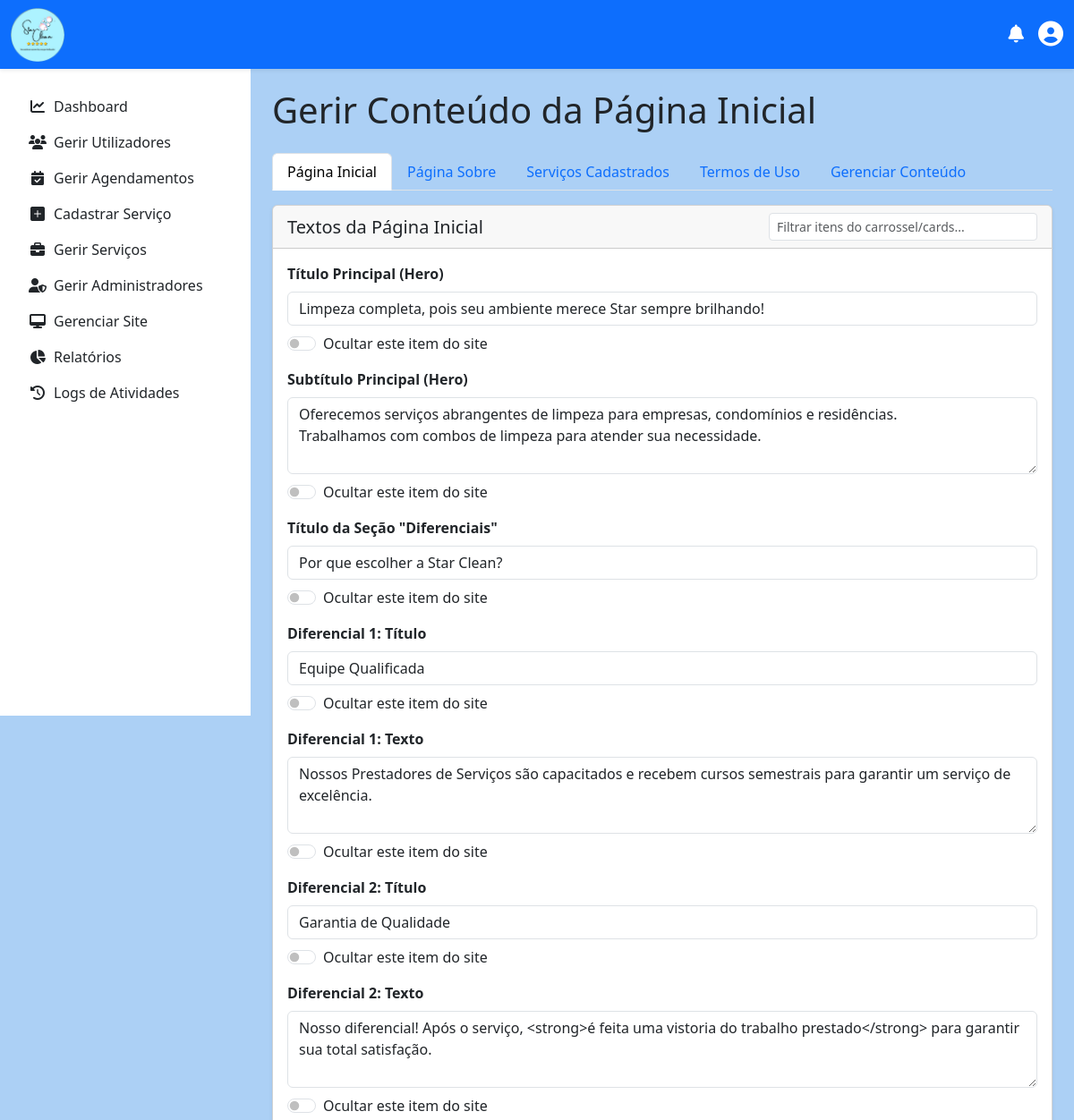
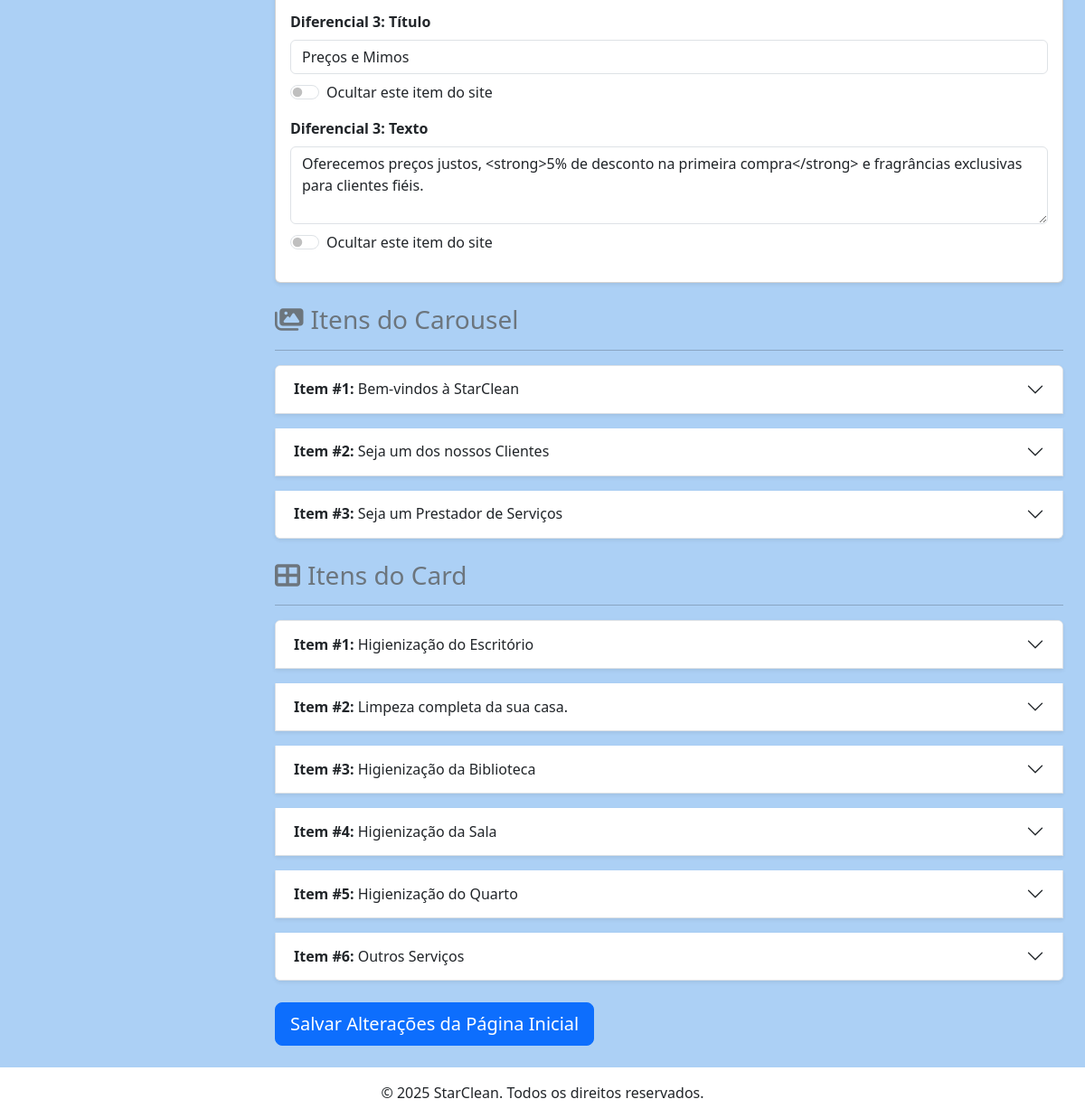
The app's page /admin/gerir_pagina_inicial.php (signed in) with its own data (2 pictures, top to bottom).
### tables this page shows
CREATE TABLE `conteudo_geral` (
  `id` int(11) NOT NULL,
  `chave` varchar(100) NOT NULL COMMENT 'Identificador único do conteúdo (ex: index_hero_titulo)',
  `titulo` varchar(255) NOT NULL COMMENT 'Descrição amigável para o admin (ex: Título Principal da Home)',
  `conteudo` text DEFAULT NULL COMMENT 'O texto ou URL da imagem',
  `tipo` enum('texto_simples','textarea','imagem') NOT NULL DEFAULT 'texto_simples' COMMENT 'Define o tipo de campo no formulário',
  `pagina` varchar(50) NOT NULL COMMENT 'Página a que o conteúdo pertence (ex: index, sobre)',
  `criado_por_admin_id` int(11) DEFAULT NULL,
  `editado_por_admin_id` int(11) DEFAULT NULL,
  `data_criacao` timestamp NOT NULL DEFAULT current_timestamp(),
  `data_edicao` timestamp NOT NULL DEFAULT current_timestamp() ON UPDATE current_timestamp(),
  `oculto` tinyint(1) DEFAULT 0
);

CREATE TABLE `conteudo_pagina_inicial` (
  `id` int(11) NOT NULL,
  `tipo_conteudo` enum('carousel','card') NOT NULL,
  `titulo` varchar(255) NOT NULL,
  `texto` text DEFAULT NULL,
  `imagem_url` varchar(255) DEFAULT NULL,
  `link_url` varchar(255) DEFAULT NULL,
  `texto_botao` varchar(100) DEFAULT NULL,
  `ordem` int(11) NOT NULL DEFAULT 0,
  `ativo` tinyint(1) NOT NULL DEFAULT 1,
  `criado_por_admin_id` int(11) DEFAULT NULL,
  `editado_por_admin_id` int(11) DEFAULT NULL,
  `data_criacao` timestamp NOT NULL DEFAULT current_timestamp(),
  `data_edicao` timestamp NOT NULL DEFAULT current_timestamp() ON UPDATE current_timestamp(),
  `oculto` tinyint(1) DEFAULT 0
);

### admin/gerir_pagina_inicial.php (the view, shortened to what this page needs)
<?php
require_once '../includes/log_helper.php';
$mensagem_erro = '';
$conteudos = [];
try {
    $pdo = obterConexaoPDO();
    $stmt = $pdo->query("SELECT * FROM conteudo_pagina_inicial ORDER BY tipo_conteudo, ordem");
    $conteudos = $stmt->fetchAll(PDO::FETCH_ASSOC);
} catch (PDOException $e) {
    $mensagem_erro = "Erro ao carregar o conteúdo dinâmico da página.";
}
$conteudo_geral = [];
try {
    $stmt_geral = $pdo->query("SELECT * FROM conteudo_geral ORDER BY pagina, id");
    foreach ($stmt_geral->fetchAll(PDO::FETCH_ASSOC) as $item) {
        $conteudo_geral[$item['pagina']][] = $item;
    }
} catch (PDOException $e) {
    $mensagem_erro .= " Erro ao carregar os textos da página.";
}
include '../includes/header.php';
include '../includes/navbar_logged_in.php';
?>
        <?php include '../includes/menu.php'; ?>
<main class="d-flex">
    <?php include '../includes/sidebar.php'; ?>
    <div class="container-fluid p-4 flex-grow-1">
        <h1 class="mb-4">Gerir Conteúdo da Página Inicial</h1>
        <ul class="nav nav-tabs" id="myTab" role="tablist">
            <li class="nav-item" role="presentation">
                <button class="nav-link active" id="index-tab" data-bs-toggle="tab" data-bs-target="#index-content" type="button" role="tab">Página Inicial</button>
            </li>
            <li class="nav-item" role="presentation">
                <button class="nav-link" id="sobre-tab" data-bs-toggle="tab" data-bs-target="#sobre-content" type="button" role="tab">Página Sobre</button>
            </li>
            <li class="nav-item" role="presentation">
                <button class="nav-link" id="servicos-tab" data-bs-toggle="tab" data-bs-target="#servicos-content" type="button" role="tab">Serviços Cadastrados</button>
            </li>
            <li class="nav-item" role="presentation">
                <button class="nav-link" id="termos-tab" data-bs-toggle="tab" data-bs-target="#termos-content" type="button" role="tab">Termos de Uso</button>
            </li>
            <li class="nav-item" role="presentation">
                <button class="nav-link" id="blocos-tab" data-bs-toggle="tab" data-bs-target="#blocos-content" type="button" role="tab">Gerenciar Conteúdo</button>
            </li>
        </ul>
        <div class="tab-content" id="myTabContent">
            <div class="tab-pane fade show active" id="index-content" role="tabpanel">
                <form action="gerir_pagina_inicial.php" method="post" enctype="multipart/form-data">
                    <div class="card mt-3 shadow-sm">
                        <div class="card-header d-flex justify-content-between align-items-center">
                            <h5 class="mb-0">Textos da Página Inicial</h5>
                            <input type="text" id="filtroConteudoIndex" class="form-control form-control-sm" placeholder="Filtrar itens do carrossel/cards..." style="width: 300px;">
                        </div>
                        <div class="card-body">
                            <?php foreach ($conteudo_geral['index'] ?? [] as $item): ?>
                                <div class="mb-3">
                                    <label for="cg-<?= $item['chave'] ?>" class="form-label"><strong><?= htmlspecialchars($item['titulo']) ?></strong></label>
                                    <?php if ($item['tipo'] === 'textarea'): ?>
                                        <textarea class="form-control" id="cg-<?= $item['chave'] ?>" name="conteudo_geral[<?= $item['chave'] ?>][conteudo]" rows="3" placeholder="Digite o texto para esta seção..."><?= htmlspecialchars($item['conteudo']) ?></textarea>
                                    <?php else: ?>
                                        <input type="text" class="form-control" id="cg-<?= $item['chave'] ?>" name="conteudo_geral[<?= $item['chave'] ?>][conteudo]" value="<?= htmlspecialchars($item['conteudo']) ?>" placeholder="Digite o título para esta seção...">
                                    <?php endif; ?>
                                    <div class="form-check form-switch mt-2">
                                        <input class="form-check-input" type="checkbox" role="switch" id="oculto-cg-<?= $item['chave'] ?>" name="conteudo_geral[<?= $item['chave'] ?>][oculto]" value="1" <?= $item['oculto'] ? 'checked' : '' ?>>
                                        <label class="form-check-label" for="oculto-cg-<?= $item['chave'] ?>">Ocultar este item do site</label>
                                    </div>
                                </div>
                            <?php endforeach; ?>
                        </div>
                    </div>
                    <?php
                    $tipo_atual = '';
                    foreach ($conteudos as $item):
                        if ($item['tipo_conteudo'] !== $tipo_atual):
                            if ($tipo_atual !== '') echo '</div>';
                            $tipo_atual = $item['tipo_conteudo'];
                            ?>
                            <div class="mt-4">
                                <h3 class="text-secondary"><i class="fas <?= $tipo_atual === 'carousel' ? 'fa-images' : 'fa-th-large' ?> me-2"></i>Itens do <?= ucfirst($tipo_atual) ?></h3><hr>
                            </div>
                            <div class="accordion" id="accordion-<?= $tipo_atual ?>">
                        <?php endif; ?>
                        <div class="accordion-item mb-3 shadow-sm" data-filter-text-index="<?= strtolower(htmlspecialchars($item['titulo'] . ' ' . $item['texto'])) ?>">
                            <h2 class="accordion-header" id="heading-<?= $item['id'] ?>">
                                <button class="accordion-button collapsed" type="button" data-bs-toggle="collapse" data-bs-target="#collapse-<?= $item['id'] ?>">
                                    <strong>Item #<?= $item['ordem'] ?>:</strong>&nbsp;<?= htmlspecialchars($item['titulo']) ?>
                                </button>
                            </h2>
                        </div>
                    <?php endforeach; ?>
                    <?php if (!empty($conteudos)) echo '</div>'; ?>
                    <div class="mt-4"><button type="submit" class="btn btn-primary btn-lg">Salvar Alterações da Página Inicial</button></div>
                </form>
            </div>
        </div>
    </div>
</main>
<?php include '../includes/footer.php'; ?>

### includes/header.php (shortened to what this page needs)
<!DOCTYPE html>
<html lang="pt-br">
<head>
    <link rel="stylesheet" href="https://cdn.jsdelivr.net/npm/bootstrap-icons@1.5.0/font/bootstrap-icons.css">
    <link href="https://cdn.jsdelivr.net/npm/bootstrap@5.3.0/dist/css/bootstrap.min.css" rel="stylesheet">
    <link rel="stylesheet" href="https://cdnjs.cloudflare.com/ajax/libs/font-awesome/6.5.1/css/all.min.css">
    <link rel="stylesheet" href="<?= BASE_URL ?>/includes/star_clean.css">
    <link rel="stylesheet" href="https://cdn.datatables.net/2.3.4/css/dataTables.dataTables.css" />
    <link rel="stylesheet" href="https://unpkg.com/leaflet@1.9.4/dist/leaflet.css" />
</head>
<body class="d-flex flex-column min-vh-100" style="background-color: #acd0f5ff;">

### includes/navbar_logged_in.php (shortened to what this page needs)
<nav class="navbar navbar-expand-lg navbar-light bg-primary shadow-sm fixed-top">
    <div class="container-fluid">
        <a href="<?= BASE_URL ?>/index.php">
            <img src="<?= BASE_URL ?>/img/LogoPrimary.png" alt="StarClean" height="60" class="d-inline-block align-text-top">
        </a>
        <div class="d-flex align-items-center">
            <div class="dropdown me-3">
                <a href="#" class="nav-link" id="notificationDropdown" role="button" data-bs-toggle="dropdown" aria-expanded="false">
                    <i class="fas fa-bell fs-5 text-white"></i>
                </a>
            </div>
            <div class="dropdown">
                <a href="#" class="nav-link" id="userDropdown" role="button" data-bs-toggle="dropdown" aria-expanded="false">
                    <i class="fas fa-user-circle fs-3 text-white"></i>
                </a>
            </div>
        </div>
    </div>
</nav>

### includes/sidebar.php
<nav id="sidebar" class="d-md-block bg-white sidebar collapse">
        <div class="pt-4 pb-4 px-3 sidebar-sticky">
        <div class="flex-grow-1">
        <?php
            include 'menu.php';
        ?>
    </div>
</nav>

### includes/menu.php (shortened to what this page needs)
<?php
$tipo_usuario = $_SESSION['usuario_tipo'] ?? '';
$tipo_admin = $_SESSION['admin_tipo'] ?? '';
?>
<ul class="nav flex-column mt-2h100">
    <?php if ($tipo_usuario === 'admin'): ?>
        <li class="nav-item">
            <a class="nav-link text-dark" href="<?= BASE_URL ?>/admin/dashboard.php"><i class="fas fa-chart-line fa-fw me-2"></i>Dashboard</a>
        </li>
        <?php if ($tipo_admin === 'adminmaster'): ?>
            <li class="nav-item">
                <a class="nav-link text-dark" href="<?= BASE_URL ?>/admin/gerir_utilizadores.php"><i class="fas fa-users fa-fw me-2"></i>Gerir Utilizadores</a>
            </li>
        <?php endif; ?>
        <li class="nav-item">
            <a class="nav-link text-dark" href="<?= BASE_URL ?>/admin/gerir_agendamentos.php"><i class="fas fa-calendar-check fa-fw me-2"></i>Gerir Agendamentos</a>
        </li>
        <li class="nav-item">
            <a class="nav-link text-dark" href="<?= BASE_URL ?>/admin/adicionar_servico.php"><i class="fas bi bi-plus-square-fill fa-fw me-2"></i>Cadastrar Serviço</a>
        </li>
        <li class="nav-item">
            <a class="nav-link text-dark" href="<?= BASE_URL ?>/admin/gerir_servicos.php"><i class="fas fa-briefcase fa-fw me-2"></i>Gerir Serviços</a>
        </li>
        <li class="nav-item">
            <a class="nav-link text-dark" href="<?= BASE_URL ?>/admin/gerenciar_adm.php"><i class="fas fa-user-shield fa-fw me-2"></i>Gerir Administradores</a>
        </li>
        <?php if ($tipo_admin === 'adminmaster' || $tipo_admin === 'admmoderador'): ?>
            <li class="nav-item">
                <a class="nav-link text-dark" href="<?= BASE_URL ?>/admin/gerir_pagina_inicial.php"><i class="fas fa-desktop fa-fw me-2"></i>Gerenciar Site</a>
            </li>
        <?php endif; ?>
        <li class="nav-item">
            <a class="nav-link text-dark" href="<?= BASE_URL ?>/admin/relatorios.php"><i class="fas fa-chart-pie fa-fw me-2"></i>Relatórios</a>
        </li>
        <li class="nav-item">
            <a class="nav-link text-dark" href="<?= BASE_URL ?>/admin/visualizar_logs.php"><i class="fas fa-history fa-fw me-2"></i>Logs de Atividades</a>
        </li>
    <?php endif; ?>
</ul>

### includes/footer.php (shortened to what this page needs)
<footer class="text-center bg-white text-dark py-3 mt-auto bottom">
    <p class="mb-0">&copy; <?= date('Y') ?> StarClean. Todos os direitos reservados.</p>
</footer>
    </body>
    </html>

### includes/star_clean.css (style rules this page uses)
body { padding-top: 75px; }
.card-body { min-height: 220px; }
.card { transition: transform 0.3s ease, box-shadow 0.3s ease; }
@media (min-width: 768px) { #sidebar { position: fixed; top: 0; left: 0; height: 100vh; padding-top: 75px; z-index: 1020; } }
@media (min-width: 768px) { main.d-flex > .flex-grow-1 { margin-left: 280px; } }
main.d-flex { flex-grow: 1; }

### includes/header.php (style rules this page uses)
#sidebar { width: 280px; flex-shrink: 0; }

### records on screen
conteudo_geral: titulo "Título Principal (Hero)", conteudo "Limpeza completa, pois seu ambiente merece Star sempre brilhando!"
conteudo_geral: titulo "Subtítulo Principal (Hero)", chave+conteudo "Oferecemos serviços abrangentes de limpeza para empresas, condomínios e residências. Trabalhamos com combos de limpeza para atender sua necessidade."
conteudo_geral: titulo "Título da Seção \"Diferenciais\"", conteudo "Por que escolher a Star Clean?"
conteudo_geral: titulo "Diferencial 1: Título", conteudo "Equipe Qualificada"
conteudo_geral: titulo "Diferencial 1: Texto", chave+conteudo "Nossos Prestadores de Serviços são capacitados e recebem cursos semestrais para garantir um serviço de excelência."
conteudo_geral: titulo "Diferencial 2: Título", conteudo "Garantia de Qualidade"
conteudo_geral: titulo "Diferencial 2: Texto", chave+conteudo "Nosso diferencial! Após o serviço, <strong>é feita uma vistoria do trabalho prestado</strong> para garantir sua total satisfação."
conteudo_geral: titulo "Diferencial 3: Título", conteudo "Preços e Mimos"
conteudo_geral: titulo "Diferencial 3: Texto", chave+conteudo "Oferecemos preços justos, <strong>5% de desconto na primeira compra</strong> e fragrâncias exclusivas para clientes fiéis."
conteudo_pagina_inicial: tipo_conteudo "Carousel", ordem "1", titulo "Bem-vindos à StarClean"
conteudo_pagina_inicial: ordem "2", titulo "Seja um dos nossos Clientes"
conteudo_pagina_inicial: ordem "3", titulo "Seja um Prestador de Serviços"
conteudo_pagina_inicial: tipo_conteudo "Card", ordem "1", titulo "Higienização do Escritório"
conteudo_pagina_inicial: ordem "2", titulo "Limpeza completa da sua casa."
conteudo_pagina_inicial: ordem "3", titulo "Higienização da Biblioteca"
conteudo_pagina_inicial: ordem "4", titulo "Higienização da Sala"
conteudo_pagina_inicial: ordem "5", titulo "Higienização do Quarto"
conteudo_pagina_inicial: ordem "6", titulo "Outros Serviços"
